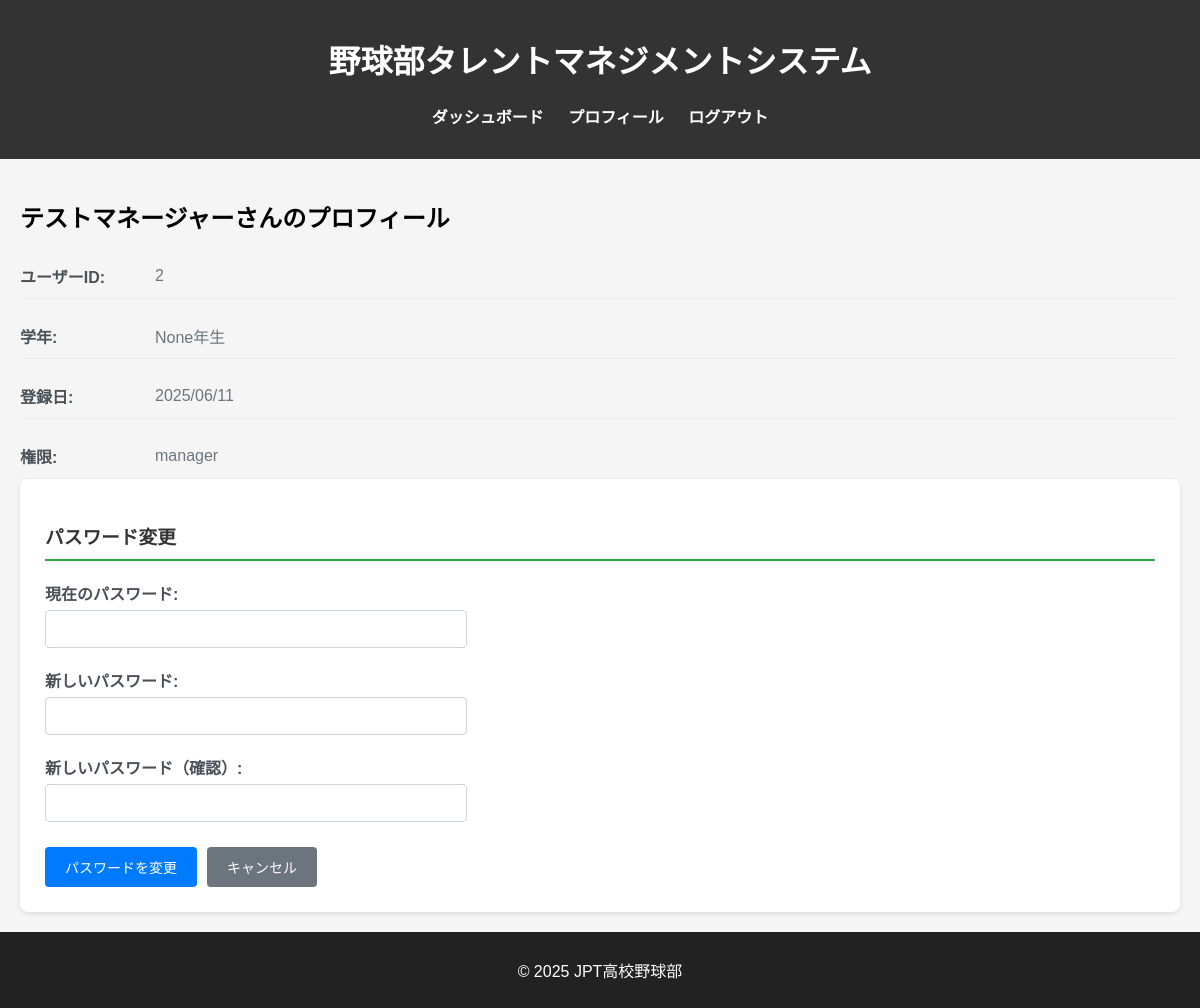
The app's page /profile (signed in), older data.
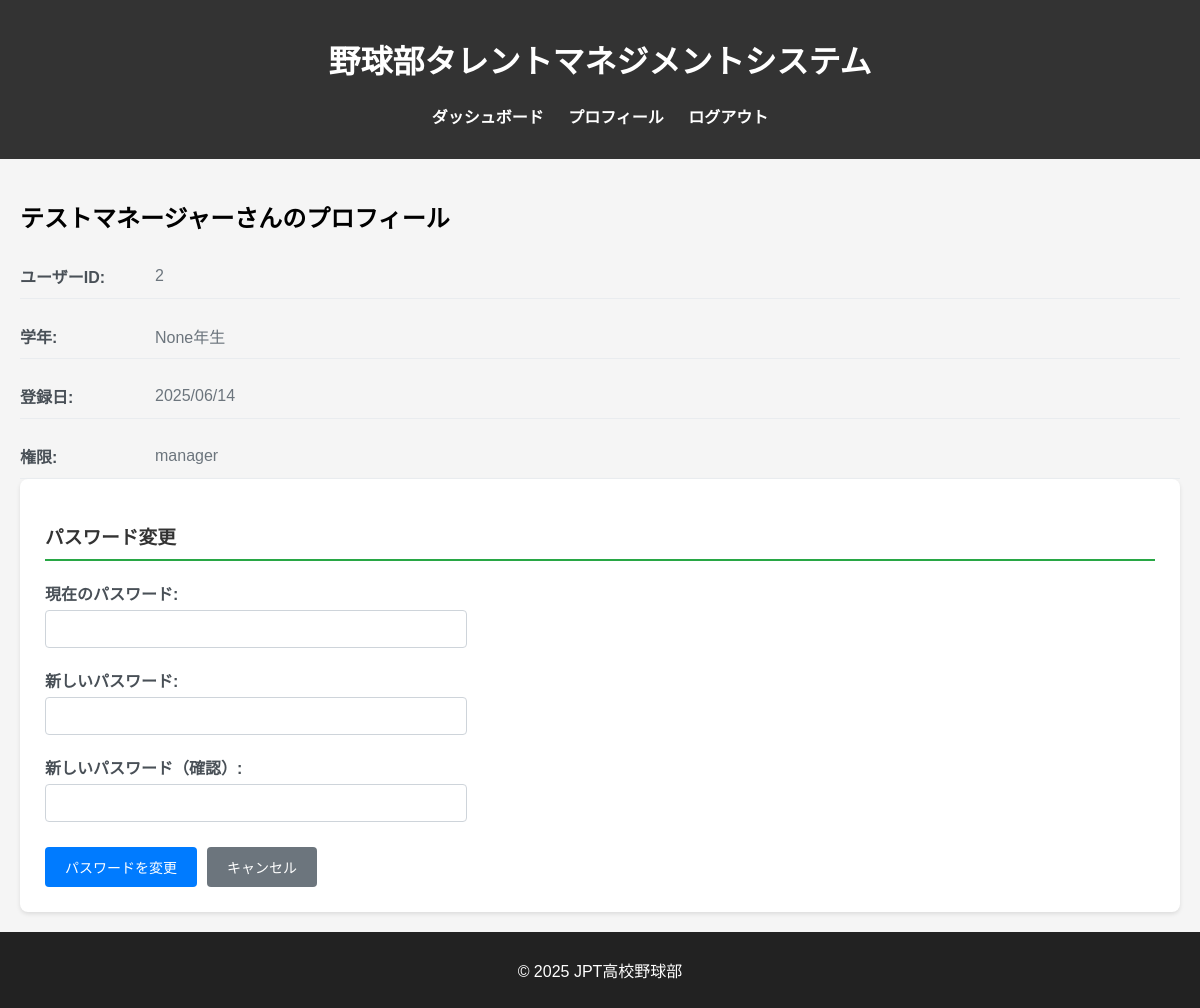
The same page, newer data.
### db_models.py (models this page shows, shortened)
class User(db.Model, UserMixin):
    __tablename__ = 'users'
    user_id = db.Column(db.Integer, primary_key=True)
    fs_uniquifier = db.Column(db.String(64), unique=True, nullable=False, default=lambda: str(uuid.uuid4()))  # 追加
    name = db.Column(db.String(100), nullable=False)
    password_hash = db.Column(db.String(200), nullable=False)
    grade = db.Column(db.Integer, nullable=True)
    is_active = db.Column(db.Boolean, default=True)
    created_at = db.Column(db.DateTime, default=lambda: datetime.now(tz=ZoneInfo('Asia/Tokyo')))
    updated_at = db.Column(db.DateTime, default=lambda: datetime.now(tz=ZoneInfo('Asia/Tokyo')), onupdate=lambda: datetime.now(tz=ZoneInfo('Asia/Tokyo')))
    roles = db.relationship('Role', secondary='user_roles', backref=db.backref('users', lazy='dynamic'))
    def get_id(self):
        return str(self.user_id)  # Flask-Login 用の get_id()

### blueprints/main.py (the view)
@main_bp.route('/profile')
@login_required
def profile():
    user_id = current_user.get_id()
    user = User.query.get(user_id)
    return render_template('profile.html',
                           user=user,
                           current_user=current_user)

### app.py (called while the page is built)
@login_manager.user_loader
def load_user(user_id):
    return User.query.get(int(user_id))

### templates/profile.html (shortened to what this page needs)
{% extends "base.html" %}
{% block content %}
<div class="user-profile-container">
    <div class="user-info-section">
        <h2>{{ user.name }}さんのプロフィール</h2>
        <div class="user-details">
            <div class="detail-row">
                <span class="detail-label">ユーザーID:</span>
                <span class="detail-value">{{ user.user_id }}</span>
            </div>
            <div class="detail-row">
                <span class="detail-label">学年:</span>
                <span class="detail-value">{{ user.grade }}年生</span>
            </div>
            <div class="detail-row">
                <span class="detail-label">登録日:</span>
                <span class="detail-value">{{ user.created_at.strftime('%Y/%m/%d') }}</span>
            </div>
            <div class="detail-row">
                <span class="detail-label">権限:</span>
                <span class="detail-value">
                    {% for role in user.roles %}
                        {{ role.name }}{% if not loop.last %}, {% endif %}
                    {% endfor %}
                </span>
            </div>
        </div>
    </div>
    <div class="password-change-section">
        <h3>パスワード変更</h3>
        <form method="POST" action="{{ url_for('main.change_password') }}" class="password-form">
            <div class="form-group">
                <label for="current_password">現在のパスワード:</label>
                <input type="password" id="current_password" name="current_password" required>
            </div>
            <div class="form-group">
                <label for="new_password">新しいパスワード:</label>
                <input type="password" id="new_password" name="new_password" required minlength="6">
            </div>
            <div class="form-group">
                <label for="confirm_password">新しいパスワード（確認）:</label>
                <input type="password" id="confirm_password" name="confirm_password" required minlength="6">
            </div>
            <div class="form-actions">
                <button type="submit" class="btn btn-primary">パスワードを変更</button>
                <a href="{{ url_for('main.my_records') }}" class="btn btn-secondary">キャンセル</a>
            </div>
        </form>
    </div>
</div>
{% endblock %}

Row changes from the older to the newer data that the page shows:
changed User "テストマネージャー": created_at "2025/06/11" → "2025/06/14"
